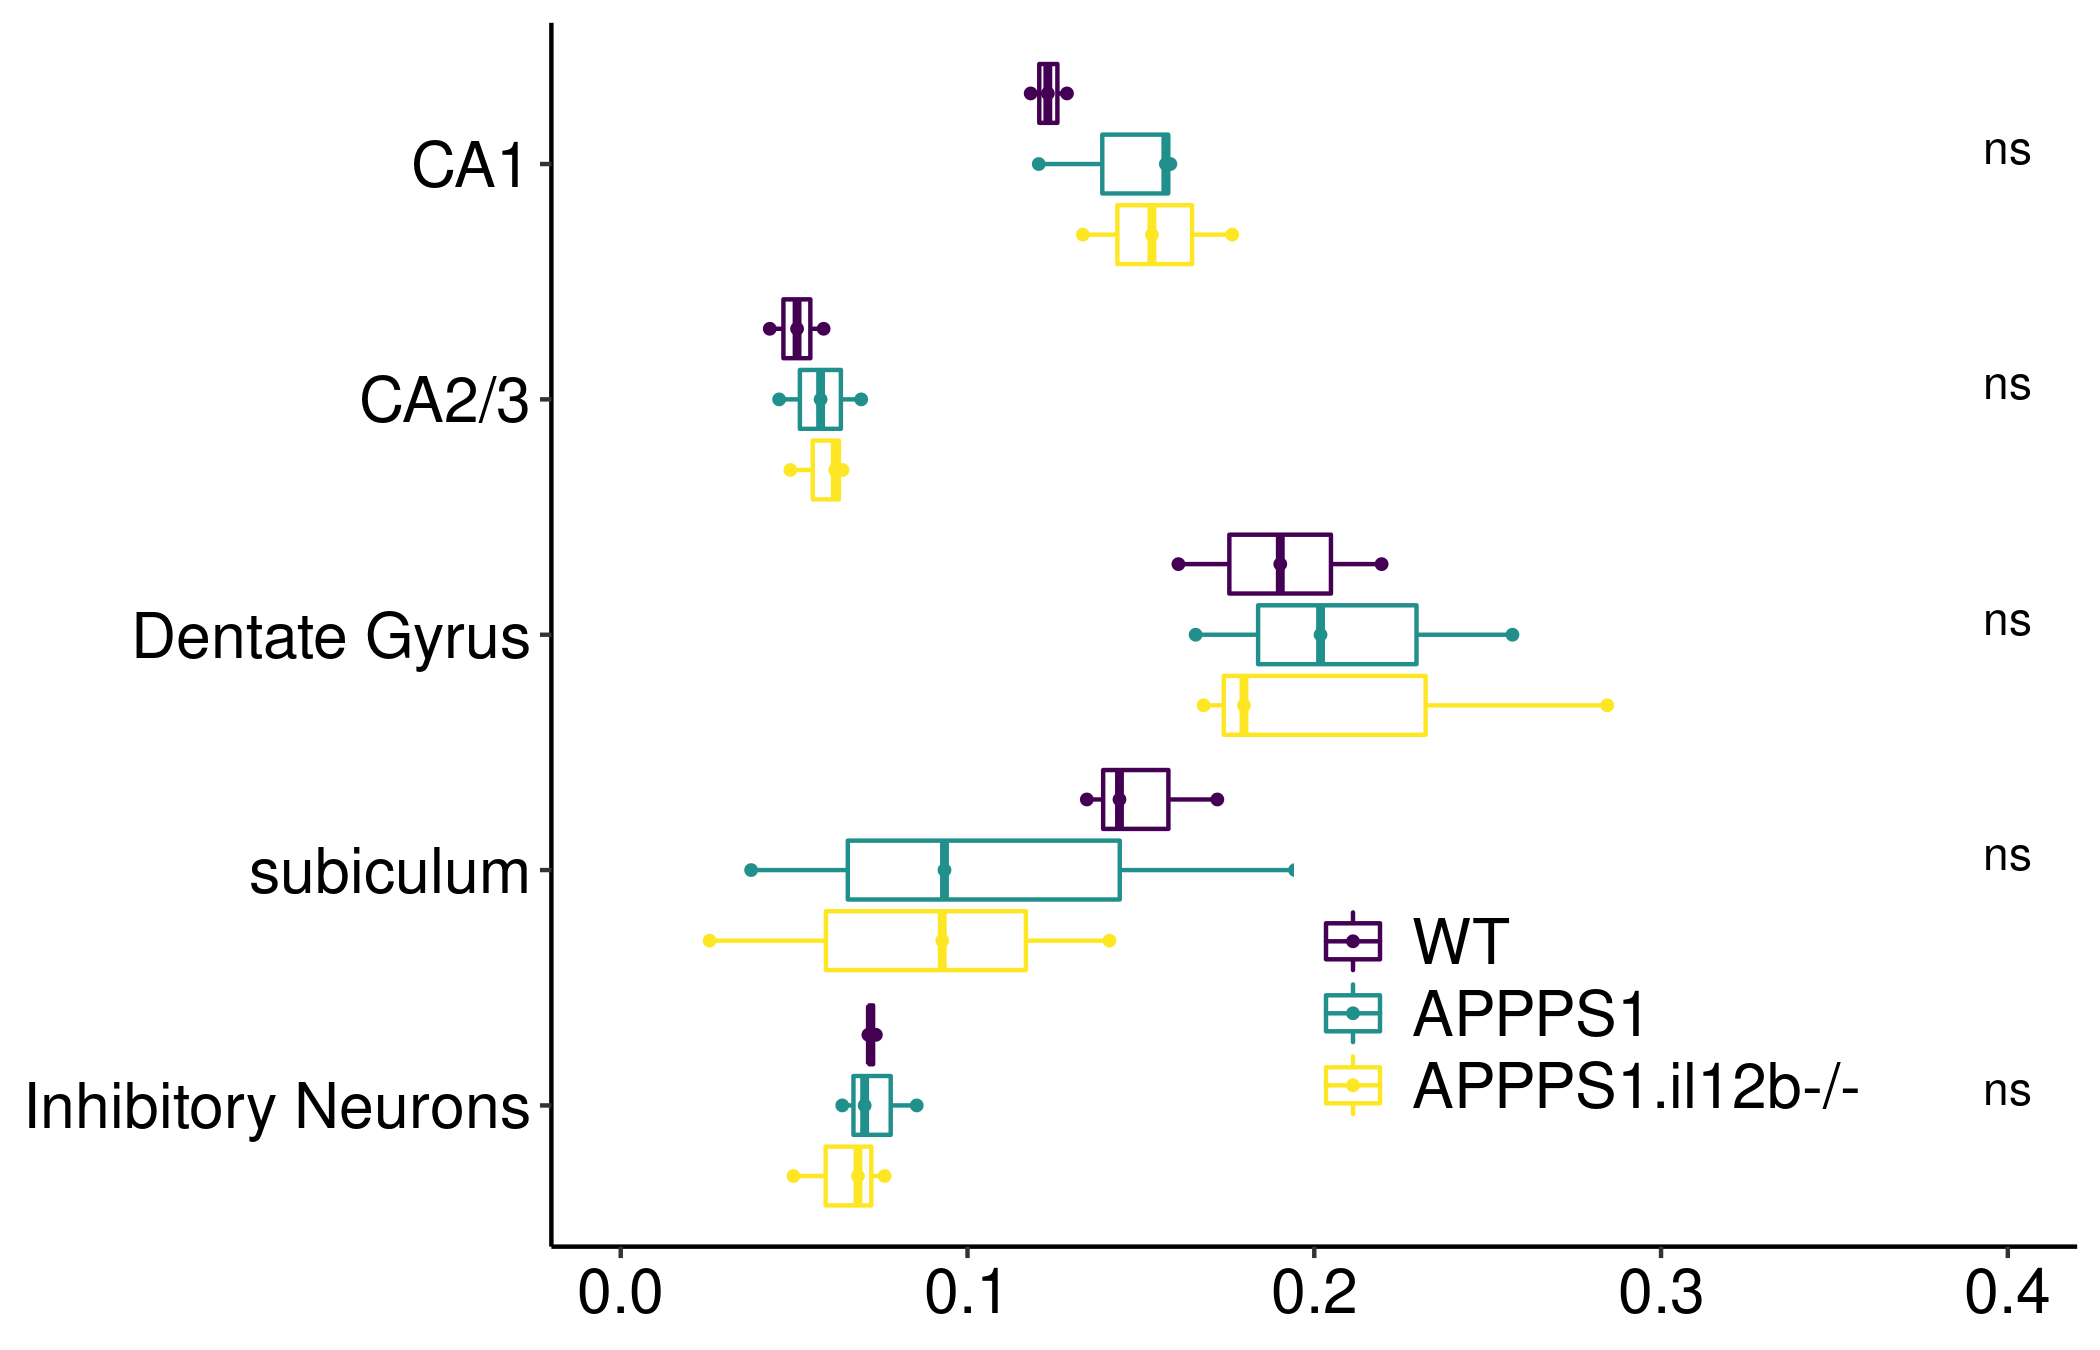

Write the R code that produced this figure.


library(Seurat)
library(ggplot2)
library(gridExtra)
library(grid)
library(ggrepel)
library(DT)
library(biomaRt)
library(dplyr)
library(viridis)
library(tidyr)
library(scran)
library(edgeR)
library(topGO)
library(scales)
library(ggplot2)
library(dplyr)
library(ggpubr)
library(viridis)

load(file="/data/rajewsky/home/skim/Microglia_Heppner/201912_10X_9sets/R_Scripts/20200210_figures_for_meeting_report_cleaned_Seurat_object_res0.8.Robj")


meta.df <- [email redacted] %>% mutate(cell_type = case_when(seurat_clusters %in% c(0, 10) ~ "Dentate_Gyrus",
                                                                          seurat_clusters %in% c(2, 13, 18, 40) ~ "CA1",
                                                                          seurat_clusters %in% c(9, 21, 27, 32) ~ "CA2_3",
                                                                          seurat_clusters %in% c(11, 14, 15, 17, 19, 20) ~ "subiculum",
                                                                          seurat_clusters %in% c(24, 29) ~ "Unidentified_Neurons",
                                                                          seurat_clusters %in% c(7, 16, 22, 30) ~ "Inhibitory_Neurons",
                                                                          seurat_clusters %in% c(6) ~ "MOL",
                                                                          seurat_clusters %in% c(1, 5) ~ "MFOL",
                                                                          seurat_clusters %in% c(12) ~ "NFOL",
                                                                          seurat_clusters %in% c(38) ~ "OPC",
                                                                          seurat_clusters %in% c(3, 8) ~ "Microglia",
                                                                          seurat_clusters %in% c(4) ~ "Astrocytes",
                                                                          seurat_clusters %in% c(36) ~ "Vascular",
                                                                          seurat_clusters %in% c(39) ~ "VLMC",
                                                                          seurat_clusters %in% c(26) ~ "Choroid",
                                                                          seurat_clusters %in% c(23) ~ "Fibroblast",
                                                                          seurat_clusters %in% c(28) ~ "Cajal",
                                                                          seurat_clusters %in% c(35) ~ "Pericyte",
                                                                          seurat_clusters %in% c(37) ~ "Macrophage"))


data9set_cleaned.SO$cell_type <- meta.df$cell_type

plot.data <- [email redacted] %>%
  dplyr::select(sample, gemgroup, cell_type = cell_type) %>%
  mutate(cell_type = cell_type) %>%
  group_by(gemgroup, cell_type, sample) %>%
  summarise(count = n()) %>%
  group_by(gemgroup) %>%
  mutate(gemgroup_total = sum(count)) %>%
  mutate(cell_prop = count / gemgroup_total)


plot.data2 <- plot.data[plot.data$cell_type %in% c("CA1", "CA2_3", "Dentate_Gyrus", "subiculum", "Inhibitory_Neurons"), ]

plot.data2$cell_type <- factor(plot.data2$cell_type, levels = rev(c("CA1", "CA2_3", "Dentate_Gyrus", "subiculum", "Inhibitory_Neurons")))

g1 <- ggplot(plot.data2, aes(x=cell_type, y=cell_prop,  color=sample)) +
  geom_boxplot(outlier.shape=NA, position = position_dodge(-.9)) +
  geom_point(position = position_dodge(-.9), pch=20) + 
  scale_x_discrete(breaks=c("CA1", "CA2_3", "Dentate_Gyrus", "subiculum", "Inhibitory_Neurons"), labels=c("CA1", "CA2/3", "Dentate Gyrus", "subiculum", "Inhibitory Neurons")) + 
  scale_color_viridis_d(labels = c("WT", "APPPS1", "APPPS1.il12b-/-"))  + theme_classic() +  
  ylab("percent") +
  theme(axis.text.x = element_text(size =15, color = "black"), 
        axis.title.x = element_blank(), 
        axis.text.y = element_text(size =15, color = "black"), 
        axis.title.y = element_blank(), 
        legend.title = element_blank(), 
        legend.text = element_text(size = 15),
        legend.position = c(0.68, 0.2)) + 
  ylim(0, 0.4) + coord_flip() + 
  stat_compare_means(aes(group = sample), label = "p.signif", method = "anova", show.legend = FALSE)


ggsave(filename = "/data/rajewsky/home/skim/Microglia_Heppner/201912_10X_9sets/Paper_Fig/Fig5_Neurons_cell_type_proportion_cell_type_boxplot_2nd.png",
       plot = g1,
       scale = 1, width = 7, height = 4.5, units = "in", device = "png",
       dpi = 300)


